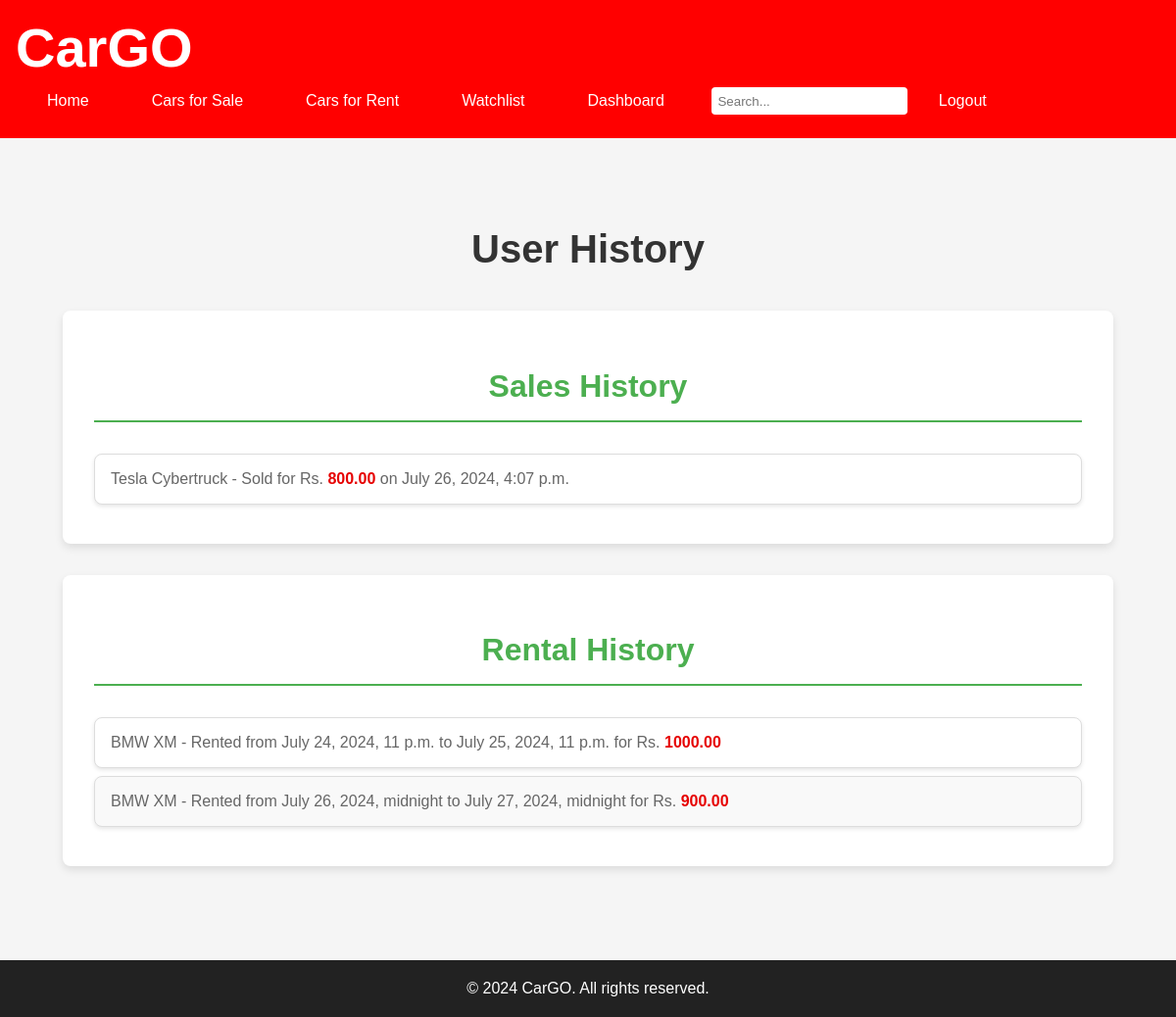
The app's page /user/history/ (signed in) with its own data.
### sales_rental/models.py (models this page shows, shortened)
class Sale(models.Model):
    car = models.ForeignKey(Car, related_name='sales', on_delete=models.CASCADE)
    buyer = models.ForeignKey(User, on_delete=models.CASCADE)
    sale_date = models.DateTimeField(auto_now_add=True)
    amount = models.DecimalField(max_digits=10, decimal_places=2, default=0.00)

class Car(models.Model):
    make = models.CharField(max_length=50)
    model = models.CharField(max_length=50)
    year = models.PositiveIntegerField()
    price = models.DecimalField(max_digits=10, decimal_places=2)
    description = models.TextField()
    images = models.ManyToManyField('CarImage', related_name='cars', blank=True)
    discount = models.DecimalField(max_digits=5, decimal_places=2, null=True, blank=True)
    is_available_for_sale = models.BooleanField(default=True)
    is_available_for_rent = models.BooleanField(default=True)

class Rental(models.Model):
    car = models.ForeignKey(Car, related_name='rentals', on_delete=models.CASCADE)
    renter = models.ForeignKey(User, on_delete=models.CASCADE)
    rental_start_date = models.DateTimeField()
    rental_end_date = models.DateTimeField()
    amount = models.DecimalField(max_digits=10, decimal_places=2, default=0.00)
    cancellation_reason = models.CharField(max_length=255, blank=True, null=True)
    cancellation_date = models.DateTimeField(blank=True, null=True)
    is_active = models.BooleanField(default=True)

### sales_rental/views.py (the view)
# urls.py: path('user/history/', views.user_history, name='user_history'),
@login_required
def user_history(request):
    user_sales = Sale.objects.filter(buyer=request.user)
    user_rentals = Rental.objects.filter(renter=request.user)
    return render(request, 'user_history.html', {'user_sales': user_sales, 'user_rentals': user_rentals})

### sales_rental/context_processors.py (called while the page is built)
def current_year(request):
    return {'current_year': datetime.now().year}

### sales_rental/templates/user_history.html
{% extends 'base.html' %}
{% block content %}
<main class="user-history">
  <h1>User History</h1>
  <section>
    <h2>Sales History</h2>
    <ul>
      {% for sale in user_sales %}
        <li>
          <p>{{ sale.car.make }} {{ sale.car.model }} - Sold for Rs. <span class="amount">{{ sale.amount }}</span> on {{ sale.sale_date }}</p>
        </li>
      {% empty %}
        <li class="no-history">No sales history.</li>
      {% endfor %}
    </ul>
  </section>
  <section>
    <h2>Rental History</h2>
    <ul>
      {% for rental in user_rentals %}
        <li>
          <p>{{ rental.car.make }} {{ rental.car.model }} - Rented from {{ rental.rental_start_date }} to {{ rental.rental_end_date }} for Rs. <span class="amount">{{ rental.amount }}</span></p>
        </li>
      {% empty %}
        <li class="no-history">No rental history.</li>
      {% endfor %}
    </ul>
  </section>
</main>
{% endblock %}

### sales_rental/static/css/styles.css (style rules this page uses)
html, body { margin: 0; padding: 0; width: 100%; height: 100%; }
* { box-sizing: border-box; }
body { font-family: Arial, sans-serif; display: flex; flex-direction: column; min-height: 100vh; }
main { padding: 2em; flex: 1; background-color: #f5f5f5; }
section { margin-bottom: 2em; background-color: #fff; padding: 2em; border-radius: 8px; box-shadow: 0 4px 8px rgba(0, 0, 0, 0.1); }
section h2 { text-align: center; font-size: 2rem; color: #333; margin-bottom: 1em; border-bottom: 2px solid #4CAF50; padding-bottom: 0.5em; }
.user-history { padding: 2em; background-color: #f5f5f5; }
.user-history h1 { font-size: 2.5rem; color: #333; text-align: center; margin-bottom: 1em; }
.user-history h2 { font-size: 2rem; color: #4CAF50; border-bottom: 2px solid #4CAF50; padding-bottom: 0.5em; margin-bottom: 1em; text-align: center; }
.user-history ul { list-style-type: none; padding: 0; margin: 0; }
.user-history li { background-color: #fff; border: 1px solid #ddd; border-radius: 8px; padding: 1em; margin: 0.5em 0; box-shadow: 0 2px 4px rgba(0, 0, 0, 0.1); transition: background-color 0.3s ease, box-shadow 0.3s ease; }
.user-history li:nth-child(even) { background-color: #f9f9f9; }
.user-history li p { margin: 0; font-size: 1rem; color: #666; }
.user-history li .amount { font-weight: bold; color: #e60000; }

### records on screen
Sale: car.make "Tesla", car.model "Cybertruck", amount "800.00", sale_date "July 26, 2024, 4:07 p.m."
Rental: car.make "BMW", car.model "XM", rental_start_date "July 24, 2024, 11 p.m.", rental_end_date "July 25, 2024, 11 p.m.", amount "1000.00"
Rental: car.make "BMW", car.model "XM", rental_start_date "July 26, 2024, midnight", rental_end_date "July 27, 2024, midnight", amount "900.00"
